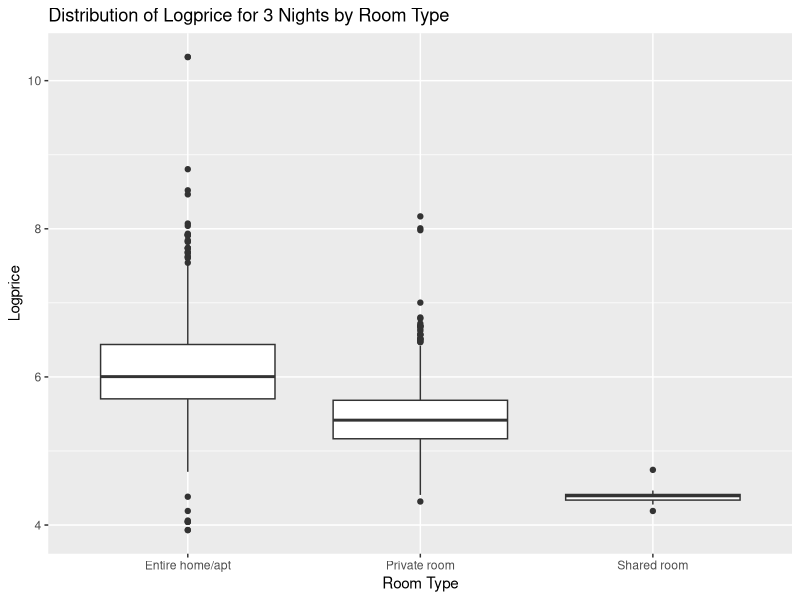

The R source for this figure:
## ---- chunk 1
knitr::opts_chunk$set(echo = TRUE,
                      warning=FALSE,
                      message=FALSE)
## ---- chunk 2
library(tidyverse)
library(broom)
library(knitr) 
library(rms)
## ---- chunk 3
airbnb_mod <- read_csv("data/airbnb_mod.csv")
## ---- chunk 4
airbnb_mod <- airbnb_mod %>%
  mutate(log_price_3 = log(price_3_nights))
## ---- chunk 5
logprice_model <- lm(log_price_3 ~ prop_type_simp + number_of_reviews + review_scores_rating, data = airbnb_mod)
kable(tidy(logprice_model, conf.int = TRUE, level = 0.95),digits=5)
## ---- chunk 6
logprice_model <- lm(log_price_3 ~ prop_type_simp + number_of_reviews + review_scores_rating + room_type, data = airbnb_mod)
kable(tidy(logprice_model, conf.int = TRUE, level = 0.95),digits=5)
## ---- chunk 7
ggplot(data = airbnb_mod, mapping = aes(x = room_type, y = log_price_3)) + geom_boxplot() + labs(title = "Distribution of Logprice for 3 Nights by Room Type", x = "Room Type", y = "Logprice")
## ---- chunk 8
reduced <- lm(log_price_3 ~ prop_type_simp + number_of_reviews + review_scores_rating, data = airbnb_mod)

full <- lm(log_price_3 ~ prop_type_simp + number_of_reviews + review_scores_rating + room_type, data = airbnb_mod)

kable(anova(reduced, full), format="markdown", digits = 3)
